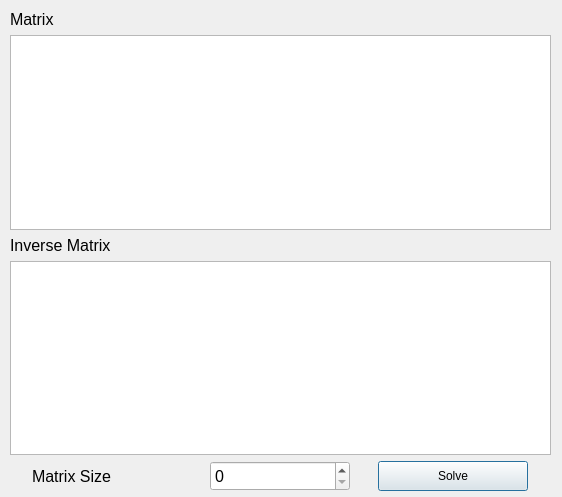
<?xml version="1.0" encoding="UTF-8"?>
<ui version="4.0">
 <class>MatrixInversion</class>
 <widget class="QDialog" name="MatrixInversion">
  <property name="geometry">
   <rect>
    <x>0</x>
    <y>0</y>
    <width>562</width>
    <height>497</height>
   </rect>
  </property>
  <property name="windowTitle">
   <string>Iterative Method for Matrix Inversion</string>
  </property>
  <widget class="QWidget" name="layoutWidget">
   <property name="geometry">
    <rect>
     <x>10</x>
     <y>10</y>
     <width>541</width>
     <height>481</height>
    </rect>
   </property>
   <layout class="QVBoxLayout" name="verticalLayout_3">
    <item>
     <layout class="QVBoxLayout" name="verticalLayout">
      <item>
       <widget class="QLabel" name="label">
        <property name="font">
         <font>
          <pointsize>12</pointsize>
         </font>
        </property>
        <property name="text">
         <string>Matrix</string>
        </property>
       </widget>
      </item>
      <item>
       <widget class="QTableWidget" name="matrix_table"/>
      </item>
     </layout>
    </item>
    <item>
     <layout class="QVBoxLayout" name="verticalLayout_2">
      <item>
       <widget class="QLabel" name="label_2">
        <property name="font">
         <font>
          <pointsize>12</pointsize>
         </font>
        </property>
        <property name="text">
         <string>Inverse Matrix</string>
        </property>
       </widget>
      </item>
      <item>
       <widget class="QTableWidget" name="inverse_matrix_table"/>
      </item>
     </layout>
    </item>
    <item>
     <layout class="QVBoxLayout" name="verticalLayout_4"/>
    </item>
    <item>
     <layout class="QHBoxLayout" name="horizontalLayout">
      <item>
       <widget class="QLabel" name="label_3">
        <property name="maximumSize">
         <size>
          <width>150</width>
          <height>16777215</height>
         </size>
        </property>
        <property name="font">
         <font>
          <pointsize>12</pointsize>
         </font>
        </property>
        <property name="text">
         <string>Matrix Size</string>
        </property>
       </widget>
      </item>
      <item>
       <widget class="QSpinBox" name="size_spinbox">
        <property name="minimumSize">
         <size>
          <width>140</width>
          <height>30</height>
         </size>
        </property>
        <property name="maximumSize">
         <size>
          <width>140</width>
          <height>30</height>
         </size>
        </property>
        <property name="font">
         <font>
          <pointsize>12</pointsize>
         </font>
        </property>
       </widget>
      </item>
      <item>
       <widget class="QPushButton" name="solve_button">
        <property name="minimumSize">
         <size>
          <width>150</width>
          <height>30</height>
         </size>
        </property>
        <property name="maximumSize">
         <size>
          <width>150</width>
          <height>30</height>
         </size>
        </property>
        <property name="text">
         <string>Solve</string>
        </property>
       </widget>
      </item>
     </layout>
    </item>
   </layout>
  </widget>
 </widget>
 <resources/>
 <connections/>
</ui>
